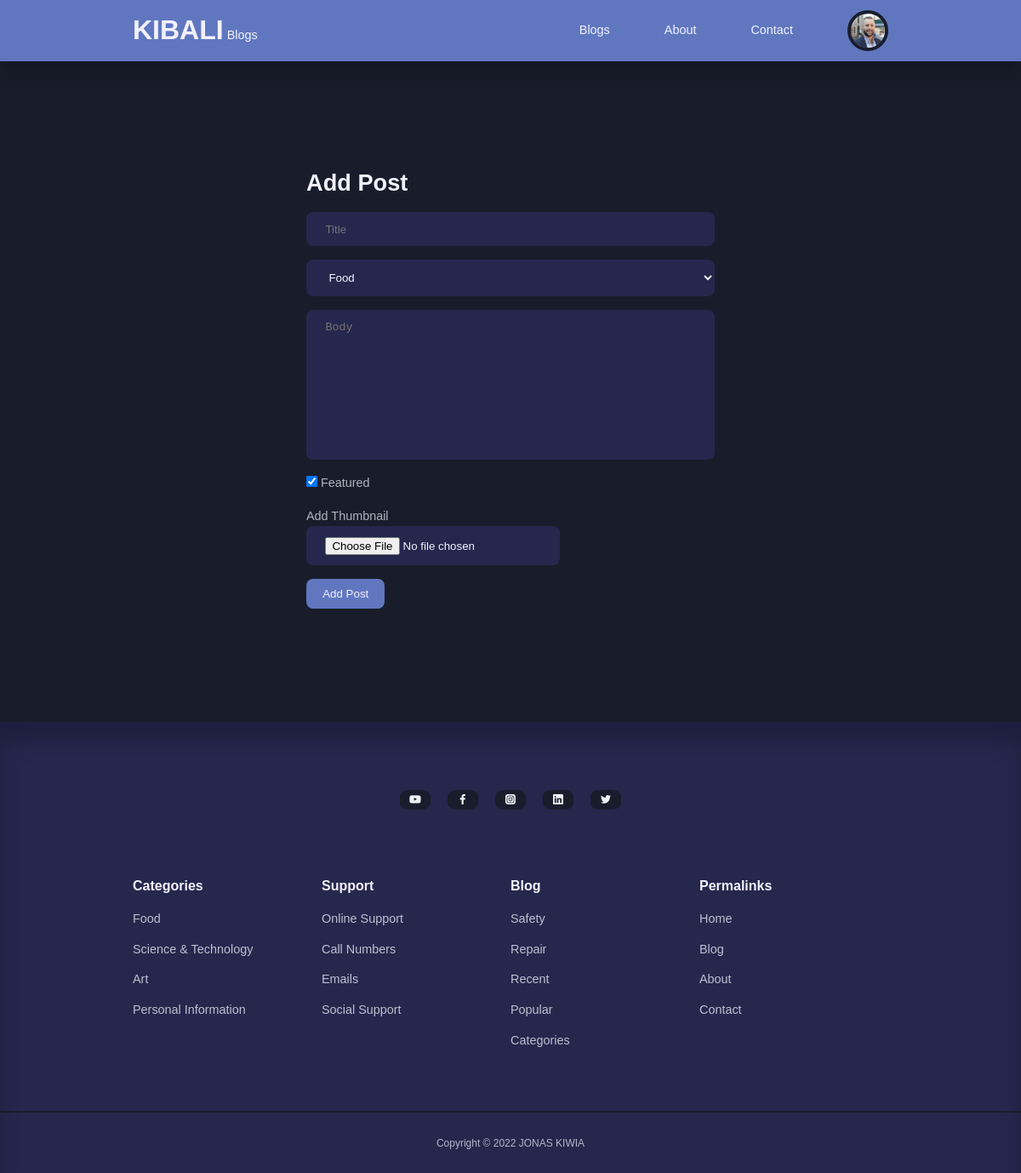
The page /admin/add-post.php (signed in) on the database its author committed.
### tables this page shows
CREATE TABLE `users` (
  `id` int(11) NOT NULL,
  `firstname` varchar(255) DEFAULT NULL,
  `lastname` varchar(255) DEFAULT NULL,
  `username` varchar(255) DEFAULT NULL,
  `email` varchar(255) DEFAULT NULL,
  `password` varchar(255) DEFAULT NULL,
  `avatar` varchar(255) DEFAULT NULL,
  `is_admin` tinyint(4) DEFAULT NULL
);

CREATE TABLE `categories` (
  `id` int(11) NOT NULL,
  `title` varchar(255) DEFAULT NULL,
  `description` text DEFAULT NULL
);

### admin/partials/header.php (called while the page is built, shortened)
<?php
require '../partials/header.php';

### admin/add-post.php (the view, shortened to what this page needs)
<?php
    include 'partials/header.php';
    $query = "SELECT * FROM categories";
    $categories = mysqli_query($connection, $query);
    $title = $_SESSION['add-post-data']['title'] ?? null;
    $body = $_SESSION['add-post-data']['body'] ?? null;
?>
<section class="form__section">
    <div class="container form__section-container">
        <h2>Add Post</h2>
        <form action="<?= ROOT_URL ?>admin/add-post-logic.php" enctype="multipart/form-data" method="POST">
            <input type="text" name="title" value="<?= $title ?>" placeholder="Title">
            <select name="category">
                <?php while($category = mysqli_fetch_assoc($categories)) : ?>
                <option value="<?= $category['id']?>"><?= $category['title']?></option>
                <?php endwhile ?>
            </select>
            <textarea rows="10" name="body" id="body" placeholder="Body"><?= $body ?></textarea>
            <?php if(isset($_SESSION['user_is_admin'])): ?>
            <div class="form__control inline">
                <input type="checkbox" name="is_featured" value="1" id="is_featured" checked>
                <label for="is_featured">Featured</label>
            </div>
            <?php endif ?>
            <div class="form__control">
                <label for="thumbnail">Add Thumbnail</label> <br>
                <input type="file" name="thumbnail" id="thumbnail">
            </div>
            <button type="submit" name="submit" class="btn">Add Post</button>
        </form>
    </div>
</section>
<?php
    include '../partials/footer.php';
?>

### partials/header.php (shortened to what this page needs)
<?php
require 'config/database.php';
if(isset($_SESSION['user-id'])) {
    $id = filter_var($_SESSION['user-id'], FILTER_SANITIZE_NUMBER_INT);
    $query = "SELECT avatar FROM users WHERE id=$id";
    $result = mysqli_query($connection, $query);
    $avatar = mysqli_fetch_assoc($result);
}
?>
<!DOCTYPE html>
<html lang="en">
<head>
    <link rel="stylesheet" href="<?= ROOT_URL ?>css/style.css">
    <link rel="stylesheet" href="https://unicons.iconscout.com/release/v4.0.0/css/line.css">
</head>
<body>
    <nav>
        <div class="container nav__container">
            <div>
                <a href="<?= ROOT_URL ?>" class="nav__logo">KIBALI</a>
            <a href="<?= ROOT_URL ?>" class="">Blogs</a>
            </div>
            <ul class="nav__items">
                <li><a href="<?= ROOT_URL ?>blog.php">Blogs</a></li>
                <li><a href="<?= ROOT_URL ?>about.php">About</a></li>
                <li><a href="<?= ROOT_URL ?>contact.php">Contact</a></li>
                <?php if(isset($_SESSION['user-id'])): ?>
                    <li class="nav__profile">
                        <div class="avatar">
                            <img src="<?= ROOT_URL . 'images/' . $avatar['avatar'] ?>">
                        </div>
                    </li>
                <?php else : ?>
                    <li><a href="<?= ROOT_URL ?>signin.php">Signin</a></li>
                <?php endif ?>
            </ul>
        </div>
    </nav>

### partials/footer.php (shortened to what this page needs)
 <footer>
        <div class="footer__socials">
            <a href="https://youtube.com" target="_blank"><i class="uil uil-youtube"></i></a>
            <a href="https://facebook.com" target="_blank"><i class="uil uil-facebook-f"></i></a>
            <a href="https://instagram.com" target="_blank"><i class="uil uil-instagram-alt"></i></a>
            <a href="https://linkedin.com" target="_blank"><i class="uil uil-linkedin"></i></a>
            <a href="https://twitter.com" target="_blank"><i class="uil uil-twitter"></i></a>
        </div>
        <div class="container footer__container">
            <article>
                 <h4>Categories</h4>
            <?php
                $all_categories_query = "SELECT * FROM categories";
                $all_categories = mysqli_query($connection, $all_categories_query);
            ?>
            <?php while($category = mysqli_fetch_assoc($all_categories)) :  ?>
                <ul>
                    <li>
                    <a href="<?= ROOT_URL ?>category-posts.php?id=<?= $category['id']?>"><?= $category['title']?></a>
                </li>
                </ul>
            <?php endwhile?>
            </article>
            <article>
                <h4>Support</h4>
                <ul>
                    <li><a href="contact.php">Online Support</a></li>
                    <li><a href="tel:+255748687340">Call Numbers</a></li>
                    <li><a href="mailto:jonaskiwia1@gmail.com">Emails</a></li>
                    <li><a href="contact.php">Social Support</a></li>
                </ul>
            </article>
            <article>
                <h4>Blog</h4>
                <ul>
                    <li><a href="">Safety</a></li>
                    <li><a href="">Repair</a></li>
                    <li><a href="">Recent</a></li>
                    <li><a href="">Popular</a></li>
                    <li><a href="">Categories</a></li>
                </ul>
            </article>
            <article>
                <h4>Permalinks</h4>
                <ul>
                    <li><a href="home.php">Home</a></li>
                    <li><a href="blog.php">Blog</a></li>
                    <li><a href="about.php">About</a></li>
                    <li><a href="contact.php">Contact</a></li>
                </ul>
            </article>
        </div>
        <div class="footer__copyright">
            <small>Copyright &copy; 2022 JONAS KIWIA</small>
        </div>
    </footer>
</body>
</html>

### css/style.css (style rules this page uses)
:root { --color-primary: #6077c0; --color-primary-light: hsl(242, 91%, 69%, 18%); --color-primary-variant: #5854c7; --color-red: #da0f3f; --color-red-light: hsl(346, 87%, 46%, 15%); --color-green: #00c476; --color-green-light: hsl(156, 100%, 38%, 15%); --color-gray-900: #25274D; --color-gray-700: #2d2b7c; --color-gray-300: rgba(242, 242, 254, 0.3); --color-gray-200: rgba(242, 242, 254, 0.7); --color-white: #f2f2fe; --color-bg: #191d2b; --transition: all 300ms ease; --container-width-lg: 74%; --container-width-md: 88%; --form-width: 40%; --card-border-radius-1: 0.3rem; --card-border-radius-2: 0.5rem; --card-border-radius-3: 0.8rem; --card-border-radius-4: 2rem; --card-border-radius-5: 5rem; }
* { margin: 0; padding: 0; outline: 0; border: 0; appearance: 0; list-style: none; text-decoration: none; box-sizing: border-box; }
body { font-family: 'Trebuchet MS', 'Lucida Sans Unicode', 'Lucida Grande', 'Lucida Sans', Arial, sans-serif; line-height: 1.6; color: var(--color-gray-200); overflow-x: hidden; background: var(--color-bg); font-size: 0.9rem; }
.container { width: var(--container-width-lg); max-width: 1800px; margin-inline: auto; }
section { margin-top: 3rem; width: 100vw; }
h1, h2, h3, h4, h5 { color: var(--color-white); line-height: 1.3; }
h2 { font-size: 1.7rem; margin: 1rem 0; }
h4 { font-size: 1rem; }
a { color: var(--color-white); transition: var(--transition); }
img { display: block; width: 100%; object-fit: cover; }
nav { background-color: var(--color-primary); width: 100vw; height: 4.5rem; position: fixed; top: 0; z-index: 10; box-shadow: 0 1rem 1rem rgba(0, 0, 0, 0.2); }
.nav__container { height: 100%; display: flex; align-items: center; justify-content: space-between; }
.avatar { width: 3rem; height: 3rem; border-radius: 50%; overflow: hidden; border: 0.3rem solid var(--color-bg); }
.nav__logo { font-weight: 600; font-size: 2rem; }
.nav__items { display: flex; align-items: center; gap: 4rem; }
.nav__profile { position: relative; cursor: pointer; }
footer { background: var(--color-gray-900); padding: 5rem 0 0; box-shadow: inset 0 1.5rem 1.5rem rgba(0, 0, 0, 0.2); }
.footer__socials { margin-inline: auto; width: fit-content; margin-bottom: 5rem; display: flex; align-items: center; gap: 1.2rem; }
.footer__socials a { background: var(--color-bg); border-radius: 30%; width: 2.3rem; display: flex; align-items: center; justify-content: center; }
.footer__container { display: grid; grid-template-columns: repeat(4, 1fr); }
footer h4 { color: var(--color-white); margin-bottom: 0.6rem; }
footer ul li { padding: 0.4rem 0; }
footer ul a { opacity: 0.75; }
.footer__copyright { text-align: center; padding: 1.5rem 0; border-top: 2px solid var(--color-bg); margin-top: 4rem; }
.btn { display: inline-block; width: fit-content; padding: 0.6rem 1.2rem; background-color: var(--color-primary); border-radius: var(--card-border-radius-2); cursor: pointer; transition: var(--transition); color: var(--color-white); }
.form__section { display: grid; place-items: center; height: 100vh; }
.form__section-container { width: var(--form-width); }
form { display: flex; flex-direction: column; gap: 1rem; }
.form__control.inline { flex-direction: row; align-items: center; }
input, textarea, select { padding: 0.8rem 1.4rem; background-color: var(--color-gray-900); border-radius: var(--card-border-radius-2); resize: none; color: var(--color-white); }

### rows shown on the page
users: avatar (picture)
categories: title "Food"
categories: title "Science & Technology"
categories: title "Art"
categories: title "Personal Information"

### other values the page prints
form field category "Food"
